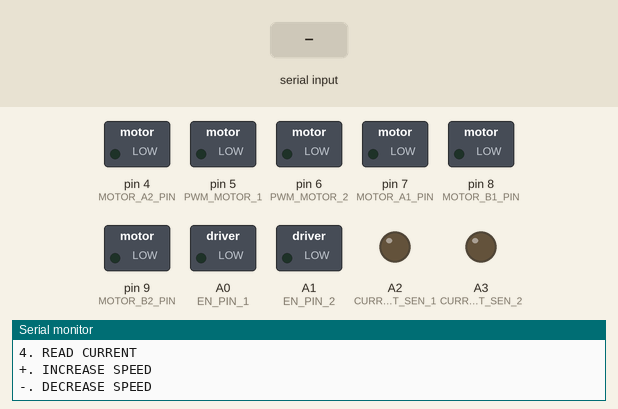
Recording of a sketch running on a simulated Arduino Uno, built with avr-gcc and run on an emulated ATmega328P. Shown: switched loads named in the sketch (green lamp = pin HIGH), output pins drawn as LEDs (lit = HIGH), the last lines printed to the serial monitor. Inputs (shaded band) come from the test bench.

Above: at 1.2 s.
1.3 s: "1\n" received over Serial
At 2.5 s:
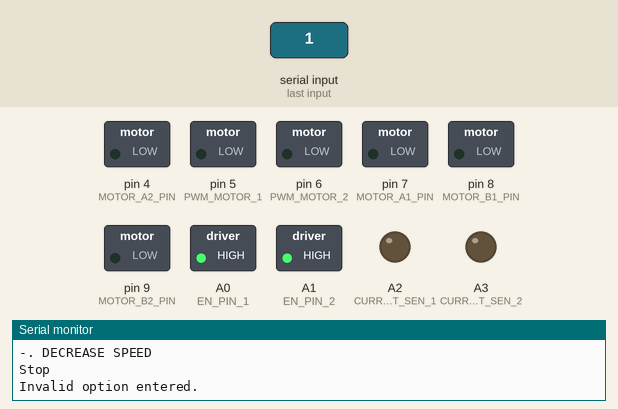
2.8 s: byte 50 ('2') received over Serial
At 3.8 s:
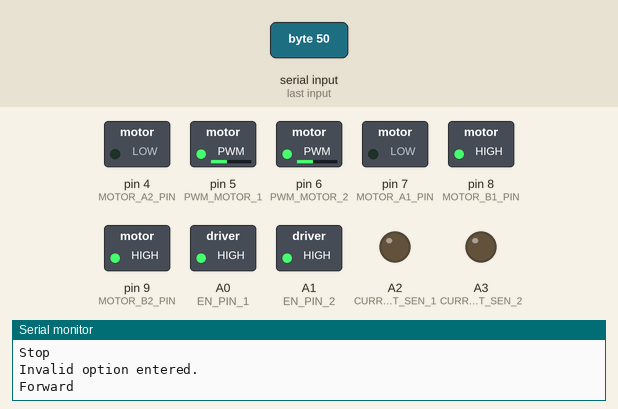
4.3 s: byte 51 ('3') received over Serial
At 4.9 s:
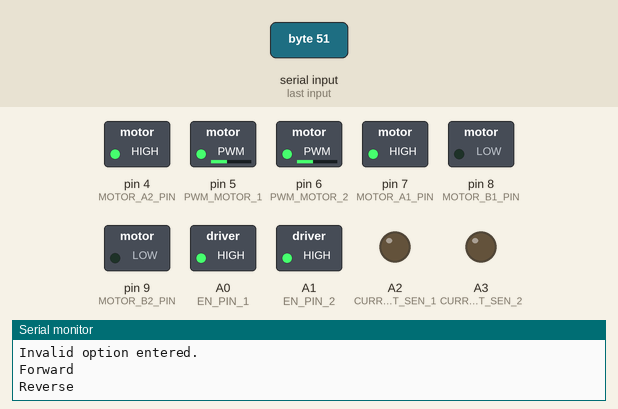
5.8 s: byte 43 ('+') received over Serial
At 6.1 s:
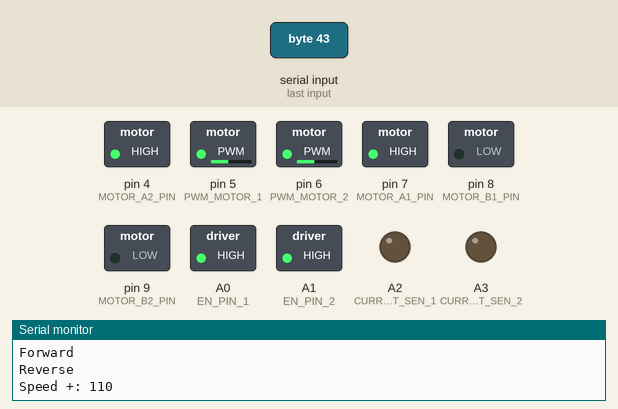
7.3 s: "+\n" received over Serial
At 8.4 s:
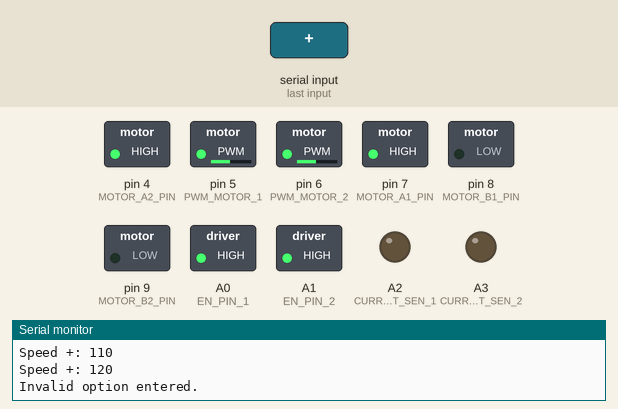
8.8 s: byte 43 ('+') received over Serial
At 9.5 s:
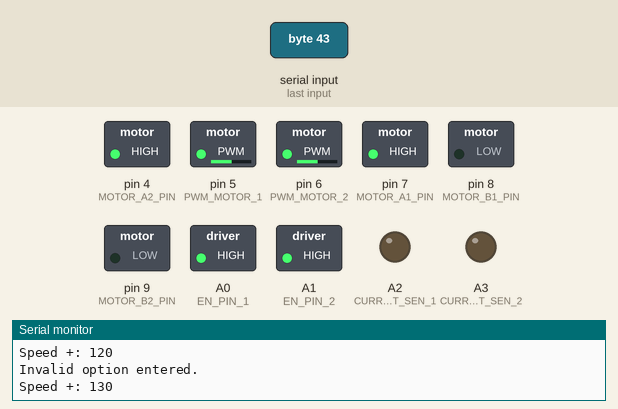
Timing chart, 0 to 11.3 s (numbered marks = the images above; inputs shaded):
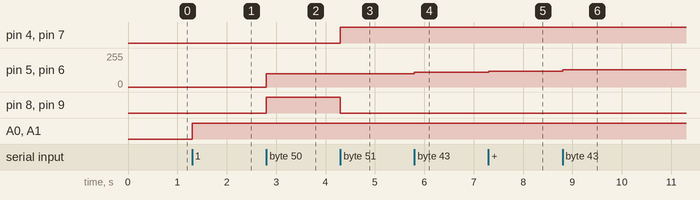

Measured:
- after the input at 1.3 s, A0 (EN_PIN_1), A1 (EN_PIN_2): LOW → HIGH at once
- after the input at 2.8 s, pin 5 (PWM_MOTOR_1), pin 6 (PWM_MOTOR_2): 0/255 → 100/255 at once; pin 8 (MOTOR_B1_PIN), pin 9 (MOTOR_B2_PIN): LOW → HIGH at once
- after the input at 4.3 s, pin 4 (MOTOR_A2_PIN), pin 7 (MOTOR_A1_PIN): LOW → HIGH at once; pin 8 (MOTOR_B1_PIN), pin 9 (MOTOR_B2_PIN): HIGH → LOW at once
- after the input at 5.8 s, pin 5 (PWM_MOTOR_1), pin 6 (PWM_MOTOR_2): 100/255 → 110/255 at once
- after the input at 7.3 s, pin 5 (PWM_MOTOR_1), pin 6 (PWM_MOTOR_2): 110/255 → 120/255 at once
- after the input at 8.8 s, pin 5 (PWM_MOTOR_1), pin 6 (PWM_MOTOR_2): 120/255 → 130/255 at once

The sketch:

Monster_Motor_Driver.ino
```cpp
#define BRAKE 0
#define CW    1
#define CCW   2
#define CS_THRESHOLD 15   // Definition of safety current (Check: "1.3 Monster Shield Example").

//MOTOR 1
#define MOTOR_A1_PIN 7
#define MOTOR_B1_PIN 8

//MOTOR 2
#define MOTOR_A2_PIN 4
#define MOTOR_B2_PIN 9

#define PWM_MOTOR_1 5
#define PWM_MOTOR_2 6

#define CURRENT_SEN_1 A2
#define CURRENT_SEN_2 A3

#define EN_PIN_1 A0
#define EN_PIN_2 A1

#define MOTOR_1 0
#define MOTOR_2 1

short usSpeed = 100;  //default motor speed
unsigned short usMotor_Status = BRAKE;

/**
 * Divides a given PWM pin frequency by a divisor.
 *
 * The resulting frequency is equal to the base frequency divided by
 * the given divisor:
 *   - Base frequencies:
 *      o The base frequency for pins 3, 9, 10, and 11 is 31250 Hz.
 *      o The base frequency for pins 5 and 6 is 62500 Hz.
 *   - Divisors:
 *      o The divisors available on pins 5, 6, 9 and 10 are: 1, 8, 64,
 *        256, and 1024.
 *      o The divisors available on pins 3 and 11 are: 1, 8, 32, 64,
 *        128, 256, and 1024.
 *
 * PWM frequencies are tied together in pairs of pins. If one in a
 * pair is changed, the other is also changed to match:
 *   - Pins 5 and 6 are paired on timer0
 *   - Pins 9 and 10 are paired on timer1
 *   - Pins 3 and 11 are paired on timer2
 *
 * Note that this function will have side effects on anything else
 * that uses timers:
 *   - Changes on pins 3, 5, 6, or 11 may cause the delay() and
 *     millis() functions to stop working. Other timing-related
 *     functions may also be affected.
 *   - Changes on pins 9 or 10 will cause the Servo library to function
 *     incorrectly.
 *
 * Thanks to macegr of the Arduino forums for his documentation of the
 * PWM frequency divisors. His post can be viewed at:
 *   http://forum.arduino.cc/index.php?topic=16612#msg121031
 */
void setPwmFrequency(int pin, int divisor) {
  byte mode;
  if(pin == 5 || pin == 6 || pin == 9 || pin == 10) {
    switch(divisor) {
      case 1: mode = 0x01; break;
      case 8: mode = 0x02; break;
      case 64: mode = 0x03; break;
      case 256: mode = 0x04; break;
      case 1024: mode = 0x05; break;
      default: return;
    }
    if(pin == 5 || pin == 6) {
      TCCR0B = TCCR0B & 0b11111000 | mode;
    } else {
      TCCR1B = TCCR1B & 0b11111000 | mode;
    }
  } else if(pin == 3 || pin == 11) {
    switch(divisor) {
      case 1: mode = 0x01; break;
      case 8: mode = 0x02; break;
      case 32: mode = 0x03; break;
      case 64: mode = 0x04; break;
      case 128: mode = 0x05; break;
      case 256: mode = 0x06; break;
      case 1024: mode = 0x07; break;
      default: return;
    }
    TCCR2B = TCCR2B & 0b11111000 | mode;
  }
}

void setup()
{
  pinMode(MOTOR_A1_PIN, OUTPUT);
  pinMode(MOTOR_B1_PIN, OUTPUT);

  pinMode(MOTOR_A2_PIN, OUTPUT);
  pinMode(MOTOR_B2_PIN, OUTPUT);

  pinMode(PWM_MOTOR_1, OUTPUT);
  pinMode(PWM_MOTOR_2, OUTPUT);

  pinMode(CURRENT_SEN_1, OUTPUT);
  pinMode(CURRENT_SEN_2, OUTPUT);

  pinMode(EN_PIN_1, OUTPUT);
  pinMode(EN_PIN_2, OUTPUT);

  setPwmFrequency(5, 1);
  setPwmFrequency(6, 1);

  Serial.begin(9600);              // Initiates the serial to do the monitoring
  Serial.println("Begin motor control");
  Serial.println(); //Print function list for user selection
  Serial.println("Enter number for control option:");
  Serial.println("1. STOP");
  Serial.println("2. FORWARD");
  Serial.println("3. REVERSE");
  Serial.println("4. READ CURRENT");
  Serial.println("+. INCREASE SPEED");
  Serial.println("-. DECREASE SPEED");
  Serial.println();

}

void loop()
{
  char user_input;

  while(Serial.available())
  {
    user_input = Serial.read(); //Read user input and trigger appropriate function
    digitalWrite(EN_PIN_1, HIGH);
    digitalWrite(EN_PIN_2, HIGH);

    if (user_input =='1')
    {
       Stop();
    }
    else if(user_input =='2')
    {
      Forward();
    }
    else if(user_input =='3')
    {
      Reverse();
    }
    else if(user_input =='+')
    {
      IncreaseSpeed();
    }
    else if(user_input =='-')
    {
      DecreaseSpeed();
    }
    else
    {
      Serial.println("Invalid option entered.");
    }

  }
}

void Stop()
{
  Serial.println("Stop");
  usMotor_Status = BRAKE;
  motorGo(MOTOR_1, usMotor_Status, 0);
  motorGo(MOTOR_2, usMotor_Status, 0);
}

void Forward()
{
  Serial.println("Forward");
  usMotor_Status = CW;
  motorGo(MOTOR_1, usMotor_Status, usSpeed);
  motorGo(MOTOR_2, usMotor_Status, usSpeed);
}

void Reverse()
{
  Serial.println("Reverse");
  usMotor_Status = CCW;
  motorGo(MOTOR_1, usMotor_Status, usSpeed);
  motorGo(MOTOR_2, usMotor_Status, usSpeed);
}

void IncreaseSpeed()
{
  usSpeed = usSpeed + 10;
  if(usSpeed > 255)
  {
    usSpeed = 255;
  }

  Serial.print("Speed +: ");
  Serial.println(usSpeed);

  motorGo(MOTOR_1, usMotor_Status, usSpeed);
  motorGo(MOTOR_2, usMotor_Status, usSpeed);
}

void DecreaseSpeed()
{
  usSpeed = usSpeed - 10;
  if(usSpeed < 0)
  {
    usSpeed = 0;
  }

  Serial.print("Speed -: ");
  Serial.println(usSpeed);

  motorGo(MOTOR_1, usMotor_Status, usSpeed);
  motorGo(MOTOR_2, usMotor_Status, usSpeed);
}

void motorGo(uint8_t motor, uint8_t direct, uint8_t pwm)         //Function that controls the variables: motor(0 ou 1), direction (cw ou ccw) e pwm (entra 0 e 255);
{
  if(motor == MOTOR_1)
  {
    if(direct == CW)
    {
      digitalWrite(MOTOR_A1_PIN, LOW);
      digitalWrite(MOTOR_B1_PIN, HIGH);
    }
    else if(direct == CCW)
    {
      digitalWrite(MOTOR_A1_PIN, HIGH);
      digitalWrite(MOTOR_B1_PIN, LOW);
    }
    else
    {
      digitalWrite(MOTOR_A1_PIN, LOW);
      digitalWrite(MOTOR_B1_PIN, LOW);
    }

    analogWrite(PWM_MOTOR_1, pwm);
  }
  else if(motor == MOTOR_2)
  {
    if(direct == CW)
    {
      digitalWrite(MOTOR_A2_PIN, LOW);
      digitalWrite(MOTOR_B2_PIN, HIGH);
    }
    else if(direct == CCW)
    {
      digitalWrite(MOTOR_A2_PIN, HIGH);
      digitalWrite(MOTOR_B2_PIN, LOW);
    }
    else
    {
      digitalWrite(MOTOR_A2_PIN, LOW);
      digitalWrite(MOTOR_B2_PIN, LOW);
    }

    analogWrite(PWM_MOTOR_2, pwm);
  }
}
```
